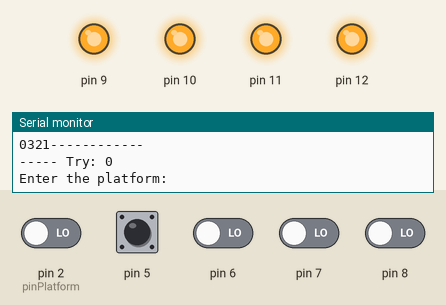
A sketch run on a simulated Arduino Uno, built with avr-gcc and run on an emulated ATmega328P. Shown: output pins drawn as LEDs (lit = HIGH), the last lines printed to the serial monitor. Inputs (shaded band) come from the test bench; at power-on: pin 2 (pinPlatform), pin 5–8 LOW. Random numbers use the default seed unless the sketch sets one.

Above: at 1.4 s.
1.5 s: pin 2 (pinPlatform) driven HIGH
At 2.2 s:
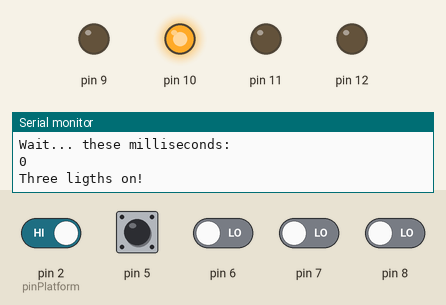
3.0 s: pin 5 pulled LOW for 0.15 s
Timing chart, 0 to 6.0 s (numbered marks = the images above; inputs shaded):
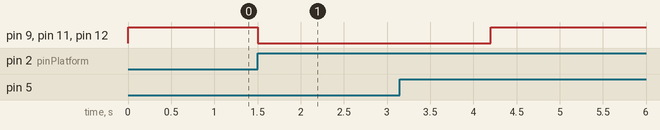

Measured:
- after the input at 1.5 s, pin 9, pin 11, pin 12: HIGH → LOW at once

The sketch:

Laser4Handball.ino
```cpp
// (licence header left out)
/*
This is an implementation of a goal where the player sees three lights on at corners and have to throw to opposite corner.
Detection of the ball is done by four lasers.
When player enters on a platform, three lights are opened at the same time, but the delay between entering and opening of lights is random.
Player has a limited time to throw.
Present program is not good for measure ball speed because contact time with the laser can be on the middle of the ball or at the side, so laser "contact" time is not an accurate measure of ball speed.
Present program can be good for training and for motivation. Implementation have been tested on handball.
This program is not ended because there's a need of a better detectZone after the lasersSpy.
*/

int pinPlatform = 2;
int pinLaser[4];
int pinLed[4];

//unsigned int num;
unsigned int timeStart[4];

//
bool exists(unsigned int num)
{
  for (int i = 0; i < 4; i ++) {
    if (num == timeStart[i]) {
      return true;
    }
  }
  return false;
}

void createOrder()
{
  unsigned int num;

  //default value at timeStart:
  for (int i = 0; i < 4; i ++) {
    timeStart[i] = 10;
  }

  //assign a random value
  for (int i = 0; i < 4; i ++) {
    do {
      num = random(0, 4);
    }
    while (exists(num) == true);

    timeStart[i] = num;
  }

  Serial.println("Wait seconds");
  for (int i = 0; i < 4; i ++) {
    Serial.print(timeStart[i]);
  }
  Serial.println("------------");
}


void setup()
{
  pinMode(A0, INPUT);
  Serial.begin(9600);

  //is different every time
  //reading from a inexistent analogport
  randomSeed(analogRead(0));

  pinLaser[0] = 5;
  pinLaser[1] = 6;
  pinLaser[2] = 7;
  pinLaser[3] = 8;

  pinLed[0] = 9;
  pinLed[1] = 10;
  pinLed[2] = 11;
  pinLed[3] = 12;

  pinMode(pinPlatform, INPUT);
  for (int i = 0; i < 4; i ++) {
    pinMode(pinLaser[i], INPUT);
    pinMode(pinLed[i], OUTPUT);
  }

  //turnoof lights
  offLeds();
}

//detect cut zone of the ball
int detectZone()
{
  boolean l0 = false;
  boolean l1 = false;
  boolean l2 = false;
  boolean l3 = false;

  if (digitalRead(pinLaser[0]) == HIGH) {
    l0 = true;
  }
  if (digitalRead(pinLaser[1]) == HIGH) {
    l1 = true;
  }
  if (digitalRead(pinLaser[2]) == HIGH) {
    l2 = true;
  }
  if (digitalRead(pinLaser[3]) == HIGH) {
    l3 = true;
  }
  /*
  visual layout of the zones
   l: (L)aser; m: llu(m)
        l2     l3
    -----------------
    |m1|         |m2|
  l1|  |3   4   5|  |
    |  |         |  |
    |  |2       6|  |
    |  |         |  |
  l0|m0|1   8   7|m3|

  0 means: no cut
  -1 means: error, more than two lasers cut
  */

  if     (  l0 && ! l1 &&   l2 && ! l3)
    return 1;
  else if (! l0 && ! l1 &&   l2 && ! l3)
    return 2;
  else if (! l0 &&   l1 &&   l2 && ! l3)
    return 3;
  else if (! l0 &&   l1 && ! l2 && ! l3)
    return 4;
  else if (! l0 &&   l1 && ! l2 &&   l3)
    return 5;
  else if (! l0 && ! l1 && ! l2 &&   l3)
    return 6;
  else if (  l0 && ! l1 && ! l2 &&   l3)
    return 7;
  else if (  l0 && ! l1 && ! l2 && ! l3)
    return 8;
  else if (! l0 && ! l1 && ! l2 && ! l3)
    return 0;

  return -1;
}

/*
light is the corner (0-3)
z1, z2 are the cutzones: zone1 i 2
if the ball cut one laser it will be 1 poitn,
if the ball cut two lasers it will be 2 point
it prints the points
*/
void printPoints(unsigned int led, int z1, int z2)
{
  unsigned int points = 0;

  if (led == 0)
  {
    if (z1 == 1 || z2 == 1 ) {
      points = 2;
    } else if (z1 == 2 || z1 == 8 || z2 == 2 || z2 == 8) {
      points = 1;
    }
  }
  else if (led == 1)
  {
    if (z1 == 3 || z2 == 3 ) {
      points = 2;
    } else if (z1 == 2 || z1 == 4 || z2 == 2 || z2 == 4) {
      points = 1;
    }
  }
  else if (led == 2)
  {
    if (z1 == 5 || z2 == 5 ) {
      points = 2;
    } else if (z1 == 4 || z1 == 6 || z2 == 4 || z2 == 6) {
      points = 1;
    }
  }
  else if (led == 3)
  {
    if (z1 == 7 || z2 == 7 ) {
      points = 2;
    } else if (z1 == 6 || z1 == 8 || z2 == 6 || z2 == 8) {
      points = 1;
    }
  }

  if (points == 2) {
    Serial.println("Good! 2 points!!!");
  } else if ( points == 1) {
    Serial.println("1 point!");
  } else {
    Serial.println("0 points");
  }
}

/*
we want to know what are the lasers reading
we spy the lasers during 1000 ms
rates e0,1,2,3 are the status of each laser
*/
int lasersSpy()
{
  //declaring rates
  unsigned long spyTimeStart;
  unsigned long timeNow;

  boolean e[4];
  for (int i = 0; i < 4; i ++) {
    e[i] = false;
  }

  for (int i = 0; i < 4; i ++) {
    if (digitalRead(pinLaser[i]) == HIGH) {
      e[i] = true;
    }
  }

  /*
  when it is produced the firts the lasersSpy() start.If there ara some on/off the lasersSpy() will said.
  therefore lasersSpy() prnt changes when the first laser is on, and will be working 1000ms (at least one off will be detected)
  */
  spyTimeStart = millis();
  timeNow = millis();

  while (timeNow - spyTimeStart < 1000)
  {
    for (int i = 0; i < 4; i ++) {
      if (digitalRead(pinLaser[i]) != e[i]) {
        e[i] = !e[i];
        spyPrint(i, timeNow - spyTimeStart, e[i]);
      }
    }
    timeNow = millis();
  }
  Serial.println("Spy ends");
}
//Print the information of espialaser (laser/time/Status(on/off)
void spyPrint(int laserNum, unsigned long time, boolean newStatus)
{
    Serial.print("Laser / ms / new status: ");
    Serial.print(laserNum);
    Serial.print(" / ");
    Serial.print(time);
    Serial.print(" / ");
    Serial.println(newStatus);
}

//turn on a random light
//led on is LOW
unsigned int OpenThreeLights()
{
  unsigned int num = random(0, 4); //between 0 and 3 (3 included)

  for (int i = 0; i < 4; i ++) {
	  if(num == i) {
		  digitalWrite(pinLed[i], HIGH);
	  } else {
		  digitalWrite(pinLed[i], LOW);
	  }
  }

  return num;
}

void offLeds()
{
  for (int i = 0; i < 4; i ++) {
    digitalWrite(pinLed[i], HIGH);
  }
  Serial.println("Lights off!");
  delay(200);
}

//it starts generating the random order for the time that lights will be turn on
void loop()
{
  createOrder();

  for (int i = 0; i < 4; i ++)
  {
    Serial.print("\n----- Try: ");
    Serial.println(i);

    //if the platform is presses, set free
    if (digitalRead(pinPlatform) == HIGH) {
      Serial.println("\nExit the platform: ");
      while (digitalRead(pinPlatform) == HIGH) {
        //waiting player exits
        offLeds();
        delay(1000);
      }
    }

    //Now player can start
    Serial.println("\nEnter the platform: ");
    //while platform is not pressed... (LOW means 'not pressed')
    while (digitalRead(pinPlatform) == LOW) {
      //waiting player enters
    }

    //wait a while (definite in timeStart)
    Serial.println("Wait... these milliseconds:");
    Serial.println(timeStart[i] * 1000);
    delay(timeStart[i] * 1000);

    //turn on three lights
    Serial.println("Three ligths on!");
    unsigned int threeLedsOnTime = OpenThreeLights();
    unsigned long timeStartLeds = millis();

    //failOrLate is when the ball doesn't touch any laser or laser is LOW
    boolean failOrLate = false;

    int zone1 = 0;
    //while the laser is LOW (without contact: LOW)
    while (zone1 <= 0 && failOrLate == false)
    {
      zone1 = detectZone();
      //waiting for be pressed

      unsigned long timeNow = millis();
      if (timeNow - timeStartLeds > 3000) {
        Serial.print(" !!dins fallat o tard!!, timeNow: ");
        Serial.print(timeNow);
        Serial.print("; timeStartLeds: ");
        Serial.print(timeStartLeds);
        failOrLate = true;
      }

    }

    if (failOrLate) {
      Serial.println("FALLAT o TARD!");
      //activate pinLaserDetect to not have a problems at next iteration

      for (int i = 0; i < 4; i ++) {
	      digitalWrite(pinLaser[i], HIGH);
      }
    }
    //print the results (reactiontime=temprreaccio, Points)
    else {
      unsigned long reactionTime = millis() - timeStartLeds;
      Serial.print("Reaction time: ");
      Serial.println(reactionTime);

      //delay(10);
      Serial.print("1st Detected: ");
      Serial.println(zone1);
      //Serial.print("2nd Detected: ");
      //Serial.println(zone2);

      //printPoints(threeLedsOnTime, zone1, zone2);
      lasersSpy();
    }

    delay(50);

    offLeds();
  }
}
```
